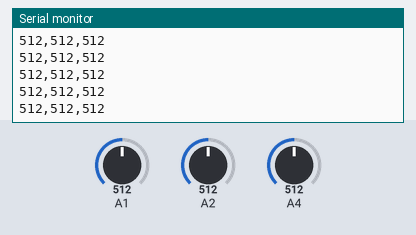
The sketch below on a simulated Arduino Uno, built with avr-gcc and run on an emulated ATmega328P. Shown: the last lines printed to the serial monitor. The inputs (shaded band) are chosen by the test bench; at power-on: A1 = 512, A2 = 512, A4 = 512.

Above: at 1.2 s.
1.3 s: A1 set to 716
At 1.32 s:
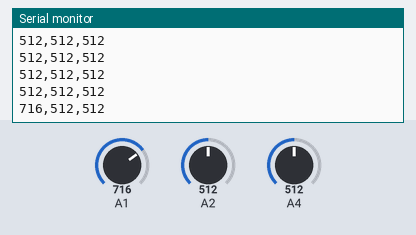
2.8 s: A2 set to 716
At 2.83 s:
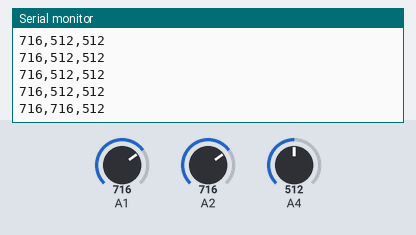
4.3 s: A4 set to 716
At 4.34 s:
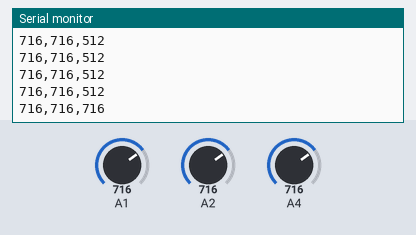
5.8 s: A1 set to 900
At 5.86 s:
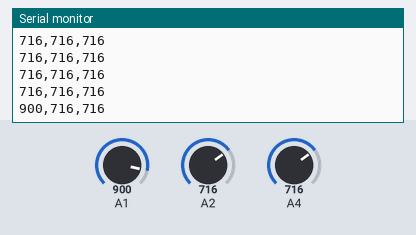
7.3 s: A2 set to 900
At 7.37 s:
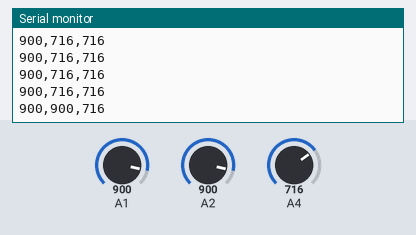
8.8 s: A4 set to 900
At 8.88 s:
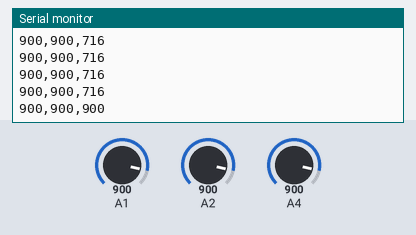
Timing chart, 0 to 11.3 s (numbered marks = the images above; inputs shaded):
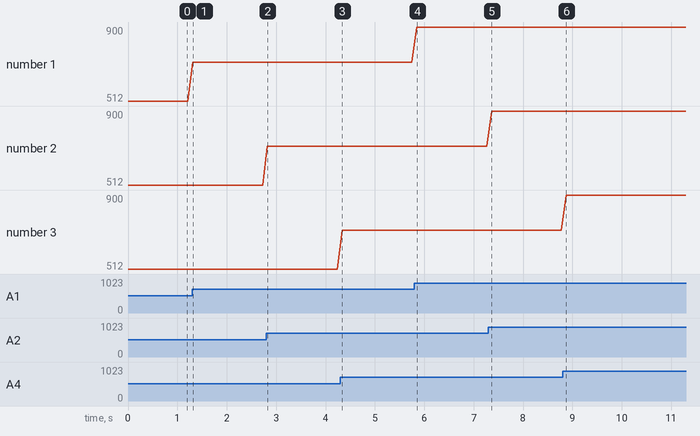

Measured:
- after the input at 1.3 s, the serial monitor: prints a new line at once (image 1)
- after the input at 2.8 s, the serial monitor: prints a new line at once (image 2)
- after the input at 4.3 s, the serial monitor: prints a new line at once (image 3)
- after the input at 5.8 s, the serial monitor: prints a new line after 0.05 s (image 4)
- after the input at 7.3 s, the serial monitor: prints a new line after 0.06 s (image 5)
- after the input at 8.8 s, the serial monitor: prints a new line after 0.08 s (image 6)
- plotted number 1: 512 → 716 after the input at 1.3 s, 716 → 900 after the input at 5.8 s

The sketch:

arduino_code.ino
```cpp
void setup() {
  Serial.begin(115200);
}

void loop() {
  int thumb = analogRead(15);
  int index = analogRead(2);
  int middle = analogRead(4);

  Serial.print(thumb);
  Serial.print(",");
  Serial.print(index);
  Serial.print(",");
  Serial.println(middle);

  delay(100);  // 10 readings per second
}
```
